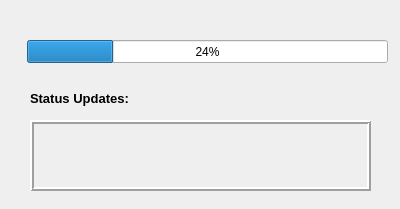
<?xml version="1.0" encoding="UTF-8"?>
<ui version="4.0">
 <class>statusBarDialog</class>
 <widget class="QDialog" name="statusBarDialog">
  <property name="geometry">
   <rect>
    <x>0</x>
    <y>0</y>
    <width>400</width>
    <height>209</height>
   </rect>
  </property>
  <property name="windowTitle">
   <string>Progress Bar</string>
  </property>
  <widget class="QLabel" name="statusUpdateLabel">
   <property name="geometry">
    <rect>
     <x>30</x>
     <y>90</y>
     <width>141</width>
     <height>16</height>
    </rect>
   </property>
   <property name="font">
    <font>
     <pointsize>10</pointsize>
     <weight>75</weight>
     <bold>true</bold>
    </font>
   </property>
   <property name="text">
    <string>Status Updates:</string>
   </property>
  </widget>
  <widget class="QProgressBar" name="progressBar">
   <property name="geometry">
    <rect>
     <x>27</x>
     <y>40</y>
     <width>361</width>
     <height>23</height>
    </rect>
   </property>
   <property name="value">
    <number>24</number>
   </property>
  </widget>
  <widget class="QLabel" name="statusUpdateValueLabel">
   <property name="geometry">
    <rect>
     <x>30</x>
     <y>120</y>
     <width>341</width>
     <height>71</height>
    </rect>
   </property>
   <property name="palette">
    <palette>
     <active>
      <colorrole role="Base">
       <brush brushstyle="SolidPattern">
        <color alpha="255">
         <red>255</red>
         <green>255</green>
         <blue>255</blue>
        </color>
       </brush>
      </colorrole>
      <colorrole role="Window">
       <brush brushstyle="SolidPattern">
        <color alpha="255">
         <red>208</red>
         <green>208</green>
         <blue>208</blue>
        </color>
       </brush>
      </colorrole>
     </active>
     <inactive>
      <colorrole role="Base">
       <brush brushstyle="SolidPattern">
        <color alpha="255">
         <red>255</red>
         <green>255</green>
         <blue>255</blue>
        </color>
       </brush>
      </colorrole>
      <colorrole role="Window">
       <brush brushstyle="SolidPattern">
        <color alpha="255">
         <red>208</red>
         <green>208</green>
         <blue>208</blue>
        </color>
       </brush>
      </colorrole>
     </inactive>
     <disabled>
      <colorrole role="Base">
       <brush brushstyle="SolidPattern">
        <color alpha="255">
         <red>208</red>
         <green>208</green>
         <blue>208</blue>
        </color>
       </brush>
      </colorrole>
      <colorrole role="Window">
       <brush brushstyle="SolidPattern">
        <color alpha="255">
         <red>208</red>
         <green>208</green>
         <blue>208</blue>
        </color>
       </brush>
      </colorrole>
     </disabled>
    </palette>
   </property>
   <property name="frameShape">
    <enum>QFrame::Box</enum>
   </property>
   <property name="frameShadow">
    <enum>QFrame::Raised</enum>
   </property>
   <property name="lineWidth">
    <number>2</number>
   </property>
   <property name="text">
    <string/>
   </property>
  </widget>
 </widget>
 <resources/>
 <connections/>
</ui>
